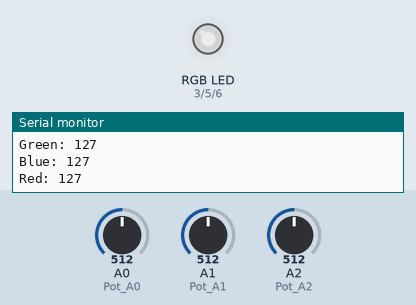
Recording of a sketch running on a simulated Arduino Uno, built with avr-gcc and run on an emulated ATmega328P. On the bench: an RGB LED mixed from three pins (HIGH = lit), the last lines printed to the serial monitor. Inputs (shaded band) come from the test bench; at power-on: A0 (Pot_A0) = 512, A1 (Pot_A1) = 512, A2 (Pot_A2) = 512. Dim RGB values are drawn brighter than linear.

Above: at 1.4 s.
1.5 s: A0 (Pot_A0) set to 716
At 2.8 s:
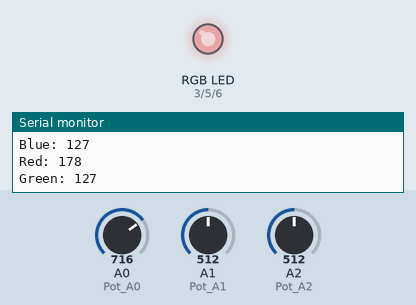
3.3 s: A1 (Pot_A1) set to 716
At 4.5 s:
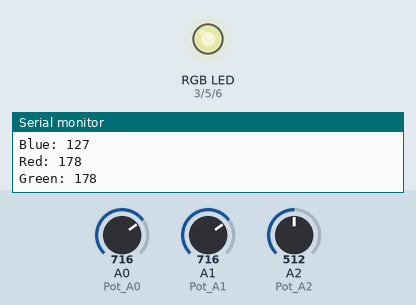
5.3 s: A2 (Pot_A2) set to 716
At 6.2 s:
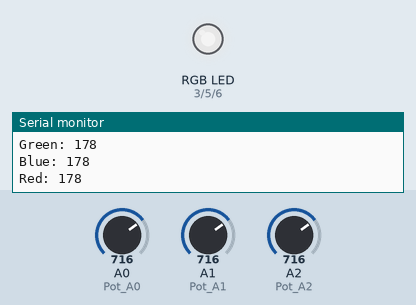
7.3 s: A0 (Pot_A0) set to 900
At 9.0 s:
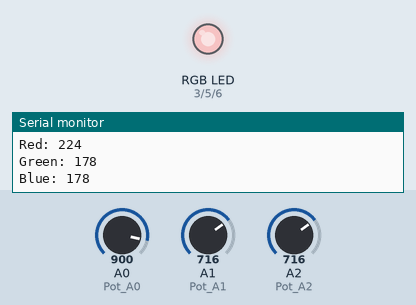
9.3 s: A1 (Pot_A1) set to 900
At 10.7 s:
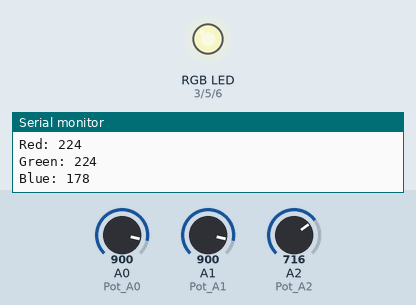
11.3 s: A2 (Pot_A2) set to 900
At 12.3 s:
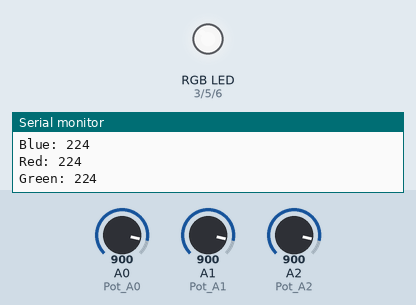
Timing chart, 0 to 14.3 s (numbered marks = the images above; inputs shaded):
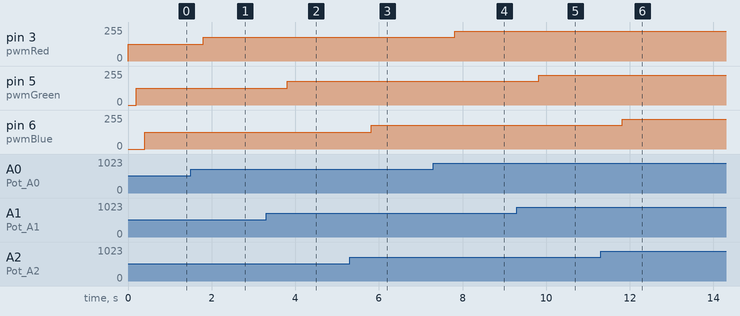

Measured:
- after the input at 1.5 s, pin 3 (pwmRed): 127/255 → 178/255 after 0.30 s
- after the input at 3.3 s, pin 5 (pwmGreen): 127/255 → 178/255 after 0.51 s
- after the input at 5.3 s, pin 6 (pwmBlue): 127/255 → 178/255 after 0.51 s
- after the input at 7.3 s, pin 3 (pwmRed): 178/255 → 224/255 after 0.52 s
- after the input at 9.3 s, pin 5 (pwmGreen): 178/255 → 224/255 after 0.52 s
- after the input at 11.3 s, pin 6 (pwmBlue): 178/255 → 224/255 after 0.52 s

The sketch:

004.rgb_fade.ino
```cpp
#define Pot_A0 A0
#define Pot_A1 A1
#define Pot_A2 A2

const int pwmRed = 3;
const int pwmGreen = 5;
const int pwmBlue = 6;

void setup()
{
  Serial.begin(9600);
  pinMode(pwmRed, OUTPUT);
  pinMode(pwmGreen, OUTPUT);
  pinMode(pwmBlue, OUTPUT);
  pinMode(Pot_A0, INPUT);
  pinMode(Pot_A1, INPUT);
  pinMode(Pot_A2, INPUT);
}

void loop() {
  int sensorA0 = analogRead(Pot_A0);
  int sensorA1 = analogRead(Pot_A1);
  int sensorA2 = analogRead(Pot_A2);

  int mapSensorA0 = map(sensorA0,0,1023,0,255);
  analogWrite(pwmRed, mapSensorA0);
  Serial.print("Red: ");
  Serial.println(mapSensorA0);
  delay(200);

  int mapSensorA1 = map(sensorA1,0,1023,0,255);
  analogWrite(pwmGreen, mapSensorA1);
  Serial.print("Green: ");
  Serial.println(mapSensorA1);
  delay(200);

  int mapSensorA2 = map(sensorA2,0,1023,0,255);
  analogWrite(pwmBlue, mapSensorA2);
  Serial.print("Blue: ");
  Serial.println(mapSensorA2);
  delay(200);

}
```
